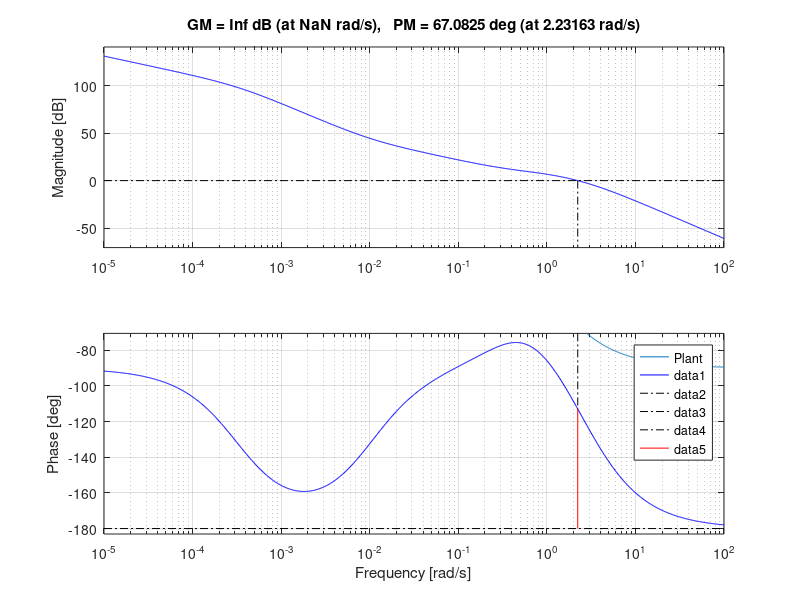
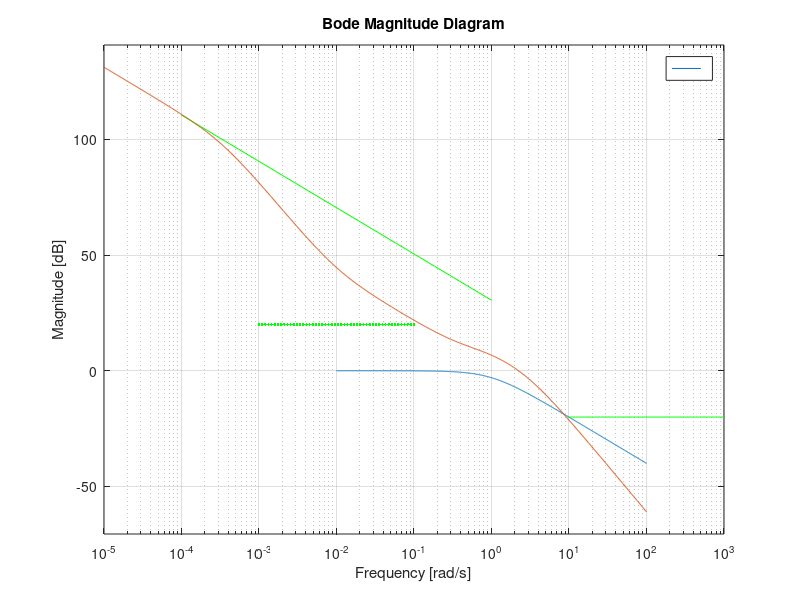
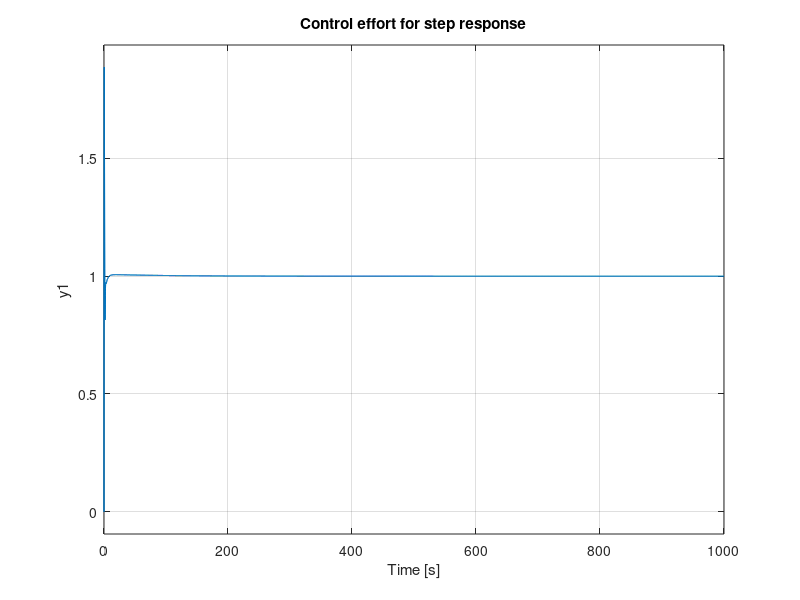

Write MATLAB code to recreate these figures, in order.
function P = loopshape_example

    % Plant transfer function
    Plant = tf(1,[1,1]);

    figure(1), clf
        bode(Plant)
        hold on
        grid on
     figure(2), clf
        bodemag(Plant)
        hold on
        grid on

    %%%%%%%%%%%%%%%%%%%%%%%%%%%%%%%%%%%%%%%%%%%%%%%%%%%%%%%%%%%
    %  Define Design Specifications
    %%%%%%%%%%%%%%%%%%%%%%%%%%%%%%%%%%%%%%%%%%%%%%%%%%%%%%%%%%%
    % add_spec_tracking(0.001, 0.001);
    % add_spec_tracking_step(0.01);
    add_spec_tracking_ramp(0.03);
    % add_spec_tracking_parabola(0.010
    add_spec_disturbance(0.1, 0.1, Plant);
    add_spec_noise(0.1, 10);

    %%%%%%%%%%%%%%%%%%%%%%%%%%%%%%%%%%%%%%%%%%%%%%%%%%%%%%%%%%%
    % Control Design
    C = tf(1, 1);
    C = add_control_integral(C, 0.4);
    C = add_control_proportional(C, 3);
    C = add_control_lag(C, 0.01, 30);
    C = add_control_lpf(C, 3);
    % C = add_control_lead(C, 30, M);

    % update plot
    figure(1), margin(Plant * C), 
    figure(2), bodemag(Plant * C)

    %%%%%%%%%%%%%%%%%%%%%%%%%%%%%%%%%%%%%%%%%%%%%%%%%%%%%%%%%%%
    % Prefilter Design
    F = tf(1, 1);
    % F = add_control_notch(F, 1, 5);
 
    %%%%%%%%%%%%%%%%%%%%%%%%%%%%%%%%%%%%%%%%%%%%%%%%%%%%%%%%%%%
    % Create plots for analysis
    
    % Open-loop tranfer function 
      OPEN = Plant*C;
    % closed loop transfer function from R to Y
      CLOSED_R_to_Y = (Plant*C/(1+Plant*C));
    % closed loop transfer function from R to U
      CLOSED_R_to_U = (C/(1+C*Plant));

    figure(3), clf
        subplot(3,1,1), 
            bodemag(CLOSED_R_to_Y), hold on
            bodemag(CLOSED_R_to_Y * F)
            title('Closed Loop Bode Plot'), grid on
        subplot(3,1,2), 
            step(CLOSED_R_to_Y), hold on
            step(CLOSED_R_to_Y * F)
            title('Closed loop step response'), grid on
        subplot(3,1,3), 
            step(CLOSED_R_to_U), hold on
            step(CLOSED_R_to_U * F)
            title('Control effort for step response'), grid on

    %%%%%%%%%%%%%%%%%%%%%%%%%%%%%%%%%%%%%%%%%%%%%%%%%%%%%%%%%%%%%%%%%%%%
    % Convert controller to state space equations for implementation
    [P.num_C, P.den_C] = tfdata(C,'v');
    [P.num_F, P.den_F] = tfdata(F,'v');
    % sample rate for controller
    P.Ts = 0.01;
end

%--- general tracking specification ---
% track references above omega_r by gamma_r
function add_spec_tracking(gamma_r, omega_r)
	w = logspace(log10(omega_r)-2,log10(omega_r));
	plot(w,20*log10(1/gamma_r)*ones(size(w)),'g')
end

%--- steady state tracking of step ---
% track step to within gamma_r
function add_spec_tracking_step(gamma_r)
    w = logspace(-5, 0);
    plot(w, 20*log10(1/gamma_r -1)*ones(size(w)),'g')
end

%--- steady state tracking of ramp ---
% track ramp to within gamma_r
function add_spec_tracking_ramp(gamma_r)
    w = logspace(-4, 0);
    plot(w,20*log10(1/gamma_r)-20*log10(w),'g')
end

%--- steady state tracking of parabola ---
% track ramp to within gamma_r
function add_spec_tracking_parabola(gamma_r)
    w = logspace(-5, 0);
    plot(w,20*log10(1/gamma_r)-40*log10(w),'g')
end

%--- input disturbance specification ---
% reject distubance below omega_d by gamma_d
function add_spec_disturbance(gamma_d, omega_d, Plant)
    w = logspace(log10(omega_d)-2, log10(omega_d));
    Pmag=bode(Plant,w);
    for i=1:size(Pmag,3), Pmag_(i)=Pmag(1,1,i); end
    plot(w,20*log10(1/gamma_d)*ones(1,length(Pmag_))+20*log10(Pmag_),'g')
end

%--- noise specification ---
% attenuate noise about omega_n by gamma_n
function add_spec_noise(gamma_n, omega_n)
	w = logspace(log10(omega_n),2+log10(omega_n));
	plot(w,20*log10(gamma_n)*ones(size(w)),'g')
end

% proportional control: change cross over frequency
% proportional gain kp
function Cnew = add_control_proportional(C, kp)
	Cnew = C*kp;
end

% integral control: increase steady state tracking and dist rejection
% ki: frequency at which integral action ends
function Cnew = add_control_integral(C, ki) 
	Integrator = tf([1, ki], [1, 0]);
	Cnew = C*Integrator;
end

% phase lag: add gain at low frequency (tracking, dist rejection)
% z: frequency at which lag ends
% M: separation between pole and zero
function Cnew = add_control_lag(C, z, M)
    Lag = tf([1, z], [1, z/M]);
	Cnew = C * Lag;
end

% low pass filter: decrease gain at high frequency (noise)
% p:  low pass filter frequency
function Cnew = add_control_lpf(C, p)
    LPF = tf(p,[1, p]);
    Cnew = C * LPF;
end

% phase lead: increase PM (stability)
% wmax: location of maximum frequency bump
% M: separation between zero and pole
function Cnew = add_control_lead(C, omega_L, M)
    gain = (1+sqrt(M))/(1+1/sqrt(M));
    Lead =tf(gain * [1, omega_L/sqrt(M)], [1, omega_L*sqrt(M)]);
	Cnew = C * Lead;
end

% notch filter: reduce closed loop peaking at cross over
% ws: frequency to start the notch
% M: width of the notch
function Cnew = add_control_notch(C, ws, M)
    Notch = tf([1,2*sqrt(M)*ws,M*ws^2],[1,(M+1)*ws,M*ws^2]);
	Cnew = Notch * C;
end
